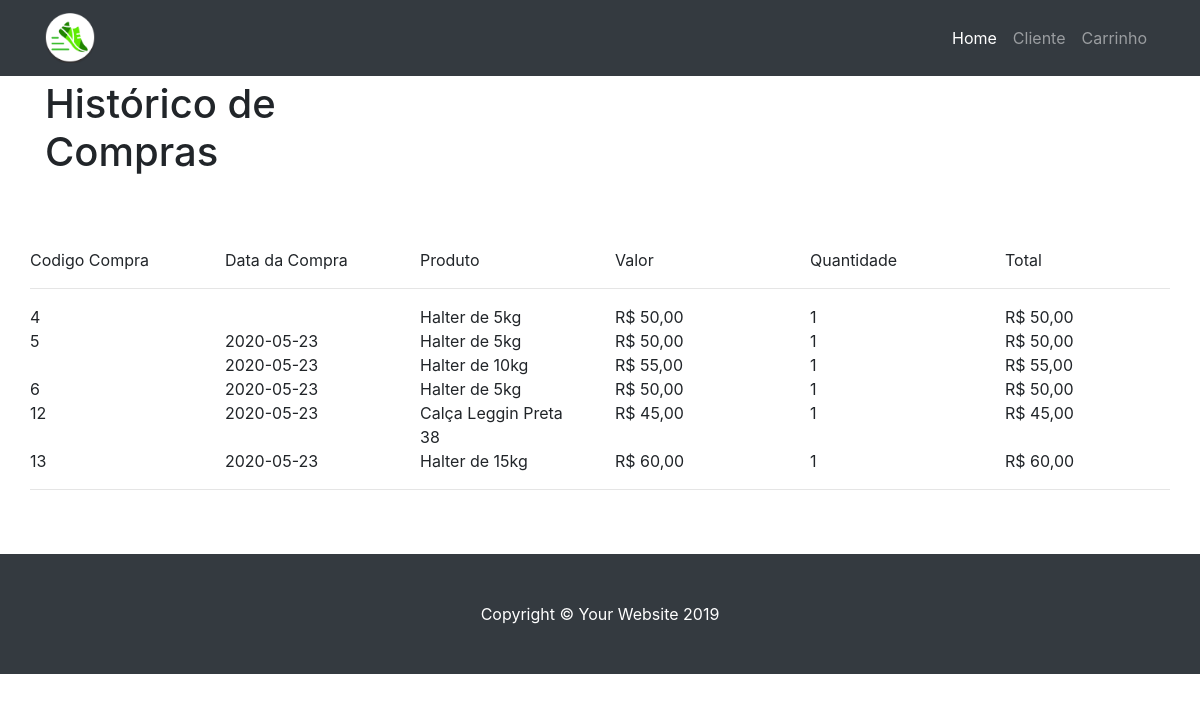
The page /historico.php (signed in) on the database its author committed.
### tables this page shows
CREATE TABLE `itemcarrinho` (
  `codigo` int(11) NOT NULL AUTO_INCREMENT,
  `codProduto` int(11) NOT NULL,
  `codCarrinho` int(11) NOT NULL,
  `quantidade` int(11) NOT NULL,
  PRIMARY KEY (`codigo`),
  KEY `codProduto` (`codProduto`),
  KEY `codCarrinho` (`codCarrinho`),
  CONSTRAINT `itemcarrinho_ibfk_1` FOREIGN KEY (`codProduto`) REFERENCES `produto` (`codigo`),
  CONSTRAINT `itemcarrinho_ibfk_2` FOREIGN KEY (`codCarrinho`) REFERENCES `carrinho` (`codigo`)
);

CREATE TABLE `carrinho` (
  `codigo` int(11) NOT NULL AUTO_INCREMENT,
  `estado` int(11) NOT NULL,
  `dataCompra` date DEFAULT NULL,
  `codCliente` int(11) NOT NULL,
  PRIMARY KEY (`codigo`),
  KEY `codCliente` (`codCliente`),
  CONSTRAINT `carrinho_ibfk_1` FOREIGN KEY (`codCliente`) REFERENCES `cliente` (`codigo`)
);

CREATE TABLE `produto` (
  `codigo` int(11) NOT NULL AUTO_INCREMENT,
  `nome` varchar(100) NOT NULL,
  `valor` double NOT NULL,
  `codcategoria` int(11) NOT NULL,
  `urlImagem` varchar(500) NOT NULL,
  `descricao` varchar(500) DEFAULT NULL,
  PRIMARY KEY (`codigo`),
  KEY `codcategoria` (`codcategoria`),
  CONSTRAINT `produto_ibfk_1` FOREIGN KEY (`codcategoria`) REFERENCES `categoria` (`codigo`)
);

### src/modelos/conector.php (called while the page is built, shortened)
<?php
class conector{
    public static function preparaConexao(){
        $usuarioBD = "root";
        $senhaBD = "12345678";
        $mysqli = new mysqli("localhost", "$usuarioBD", "$senhaBD", "loja");
        return $mysqli;
    }
    public static function sqlQuery($sql){
        $mysqli =  self::preparaConexao();
        if (!$result = $mysqli->query($sql)) {
            echo "Erro ao tentar realizar operação de banco de dados \n";
            echo "Query: " . $sql . "\n";
            echo "Erro: " . $mysqli->errno . "\n";
            echo "Erro: " . $mysqli->error . "\n";
            exit;
        }
        $retorno = null;
        $i = 0;
        while ($valor = $result->fetch_assoc()) {
            $retorno[$i] = $valor;
            $i++;
        }
        return $retorno;
    }
}
?>

### src/historico.php (the view, shortened to what this page needs)
<!DOCTYPE html>
<html lang="pt">
<?php include "topo.php";
    require_once "modelos/conector.php";
?>
<body>
  <?php include "menu.php"; ?>
  <div class="container">
    <div class="row">
      <div class="col-lg-3">
        <h1 class="my-4">Histórico de Compras</h1>
      </div>
      <div class="col-lg-9">
      </div>
      <div class="row my-5">
        <br>
        <div class="col-lg-2">Codigo Compra</div>
        <div class="col-lg-2">Data da Compra</div>
        <div class="col-lg-2">Produto</div>
        <div class="col-lg-2">Valor</div>
        <div class="col-lg-2">Quantidade</div>
        <div class="col-lg-2">Total</div>
        <div class="col-lg-12"> <hr> </div>
        <?php
          $idUsuario = $_SESSION['ID_USUARIO'];
          $sql = "SELECT C.CODIGO CODCOMPRA,
                        C.DATACOMPRA,
                        P.VALOR,
                        P.NOME,
                        IT.QUANTIDADE,
                        P.VALOR * IT.QUANTIDADE VALTOTAL
                FROM CARRINHO C,
                    ITEMCARRINHO IT,
                    PRODUTO P,
                    CLIENTE CLI
                WHERE 	C.CODIGO = IT.CODCARRINHO
                    AND	C.CODCLIENTE = CLI.CODIGO
                    AND IT.CODPRODUTO = P.CODIGO
                    AND C.CODCLIENTE = $idUsuario
                    AND C.ESTADO = 2
                ORDER BY C.CODIGO";
          if($rs = conector::sqlQuery($sql)){
            $codCompra = 0;
            foreach($rs as $value){
        ?>
        <div class="col-lg-2"> <?php
                                    if($codCompra <> $value['CODCOMPRA']){
                                        echo $value['CODCOMPRA'];
                                    }
                                ?>
        </div>
        <div class="col-lg-2"> <?php echo $value['DATACOMPRA'] ?> </div>
        <div class="col-lg-2"> <?php echo $value['NOME'] ?> </div>
        <div class="col-lg-2">R$ <?php echo number_format ( $value['VALOR'] , 2 , ',' , '.' ) ?></div>
        <div class="col-lg-2"> <?php echo $value['QUANTIDADE'] ?> </div>
        <div class="col-lg-2">R$ <?php echo number_format ( $value['VALTOTAL'] , 2 , ',' , '.' ) ?></div>
        <?php
                $codCompra = $value['CODCOMPRA'];
            }
          }
        ?>
        <div class="col-lg-12"> <hr> </div>
    </div>
  </div>
    </div>
  <footer class="py-5 bg-dark">
    <div class="container">
      <p class="m-0 text-center text-white">Copyright &copy; Your Website 2019</p>
    </div>
  </footer>
</body>
</html>

### css/shop-homepage.css (style rules this page uses)
body { padding-top: 56px; }

### rows shown on the page
itemcarrinho: codCarrinho.codigo "4", codProduto.nome "Halter de 5kg", codProduto.valor "50,00", quantidade "1", VALTOTAL "50,00"
itemcarrinho: codCarrinho.codigo "5", codCarrinho.dataCompra "2020-05-23", codProduto.nome "Halter de 5kg", codProduto.valor "50,00", quantidade "1", VALTOTAL "50,00"
itemcarrinho: codCarrinho.dataCompra "2020-05-23", codProduto.nome "Halter de 10kg", codProduto.valor "55,00", quantidade "1", VALTOTAL "55,00"
itemcarrinho: codCarrinho.codigo "6", codCarrinho.dataCompra "2020-05-23", codProduto.nome "Halter de 5kg", codProduto.valor "50,00", quantidade "1", VALTOTAL "50,00"
itemcarrinho: codCarrinho.codigo "12", codCarrinho.dataCompra "2020-05-23", codProduto.nome "Calça Leggin Preta 38", codProduto.valor "45,00", quantidade "1", VALTOTAL "45,00"
itemcarrinho: codCarrinho.codigo "13", codCarrinho.dataCompra "2020-05-23", codProduto.nome "Halter de 15kg", codProduto.valor "60,00", quantidade "1", VALTOTAL "60,00"
